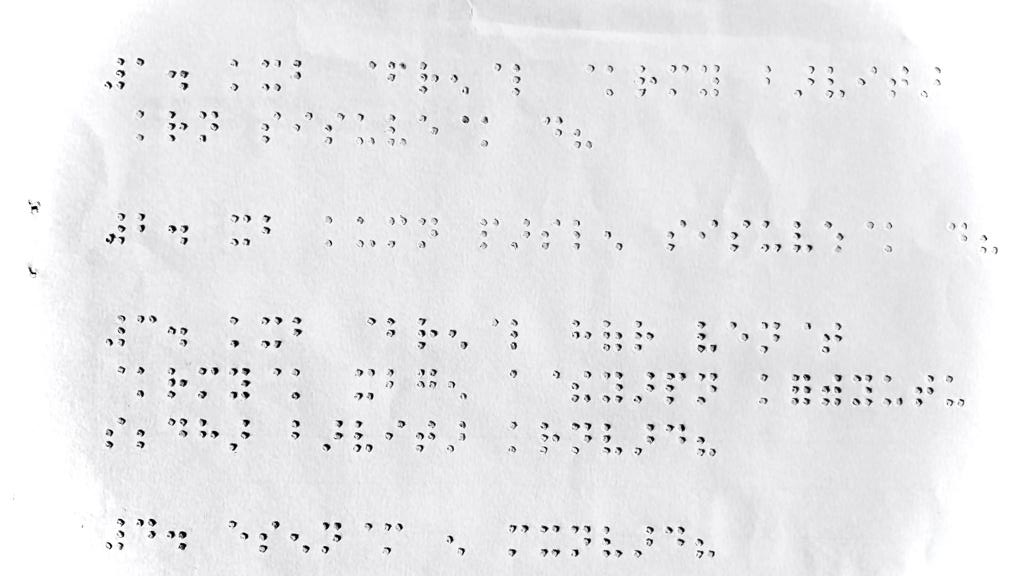
#> input picture TestingImages/aaa.jpeg, 1024 x 576 px
$ python convertedSegment.py
#> lines starting #> are read from the running program, lines starting #| are printed output that depends on the picture; after the words box and inside, x2 and y2 are one past the last pixel; in counts of white or black regions, pixels touching at a corner belong together
import os
import numpy as np
import cv2
from skimage.transform import radon
from skimage.morphology import disk, remove_small_objects
from skimage.filters import threshold_otsu
from numpy import pad
from numpy import pad
from skimage.segmentation import clear_border

def preprocess_image(image_path):
#> called with image_path = 'TestingImages/aaa.jpeg'
    image_original = cv2.imread(image_path)
#> image_original is the input picture: shape (576, 1024, 3); mean B, G, R 234.3, 232.5, 232.5
    gray_image = cv2.cvtColor(image_original, cv2.COLOR_BGR2GRAY)
    thresh = threshold_otsu(gray_image)
#> thresh = 159
    binary = gray_image > thresh
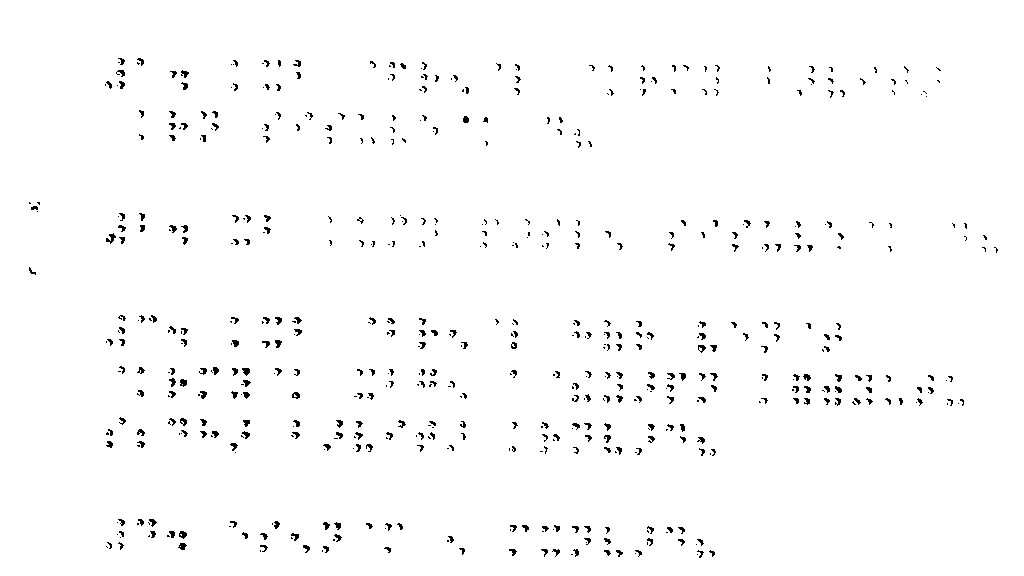
#> binary: shape (576, 1024) bool; 98.4% white; black in thin lines or dots, all inside (x1, y1, x2, y2) = (29, 58, 998, 558)
    binary = (binary * 255).astype(np.uint8)
    return binary

def get_character_bounding_boxes(binary_image):
    contours, _ = cv2.findContours(binary_image, cv2.RETR_EXTERNAL, cv2.CHAIN_APPROX_SIMPLE)
#> contours = [[[0, 0], [0, 575], [1023, 575], [1023, 0]]]
    bounding_boxes = [cv2.boundingRect(c) for c in contours]
#> bounding_boxes = [(0, 0, 1024, 576)]
    return bounding_boxes

def save_braille_characters(image, bounding_boxes, output_dir):
    if not os.path.exists(output_dir):
        os.makedirs(output_dir)

    for i, (x, y, w, h) in enumerate(bounding_boxes):
        braille_char = image[y:y+h, x:x+w]
        output_path = os.path.join(output_dir, f"char_{i+1:03d}.png")
        cv2.imwrite(output_path, braille_char)

def main(image_path, output_dir):
    binary_image = preprocess_image(image_path)
    bounding_boxes = get_character_bounding_boxes(binary_image)
#> bounding_boxes = [(0, 0, 1024, 576)]
    save_braille_characters(binary_image, bounding_boxes, output_dir)
#> the loop in save_braille_characters, `for i, (x, y, w, h) in enumerate(bounding_boxes):` made 1 pass

if __name__ == "__main__":
    image_path = "TestingImages/aaa.jpeg"
    output_dir = "BrailleCharacters"
    main(image_path, output_dir)
